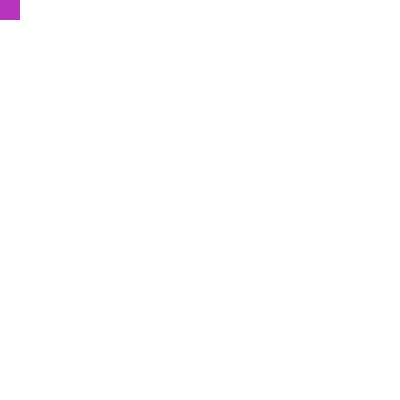
Frame 1 (no input)
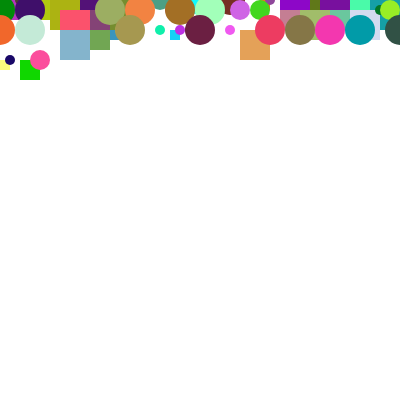
Frame 60 (no input)
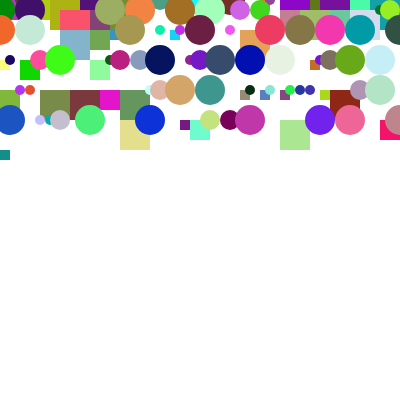
Frame 120 (the mouse pressed at the canvas centre since frame 60)

The p5.js sketch that drew these frames (run headless with seeded random() and noise() and a simulated clock; from frame 60 on, the mouse is pressed at the canvas centre):

// p5.js sketch
// ── sketch.js
// https://editor.p5js.org/jht9629-nyu/sketches/qGByTdQGf
// pattern-animation rect ellipse

let my = {};

function setup() {
  createCanvas(400, 400);
  my.x = 0;
  my.y = 0;
  strokeWeight(0);
  // frameRate(1);
}

function draw() {
  // uncomment to see animation
  // background(220);

  // Select a random color
  fill(random(255), random(255), random(255));

  // select random size
  let rz = random([10, 20, 30]);

  // draw a shape
  if (random([0, 1])) {
    rect(my.x, my.y, rz, rz);
  } else {
    ellipse(my.x, my.y, rz, rz);
  }

  // change the global variables for x,y location
  my.x += rz;
  if (my.x > width) {
    my.x = 0;
    my.y += rz;
    
    
    
    
    if (my.y > height) {
      my.y = 0;
    }
  }
}

// https://editor.p5js.org/jht9629-nyu/sketches/IO8kA4nVt
// pattern-animation random rz

// https://editor.p5js.org/jht9629-nyu/sketches/1Tc2xb_4m
// pattern-animation
// global variable x,y used to created pattern or animation
// of shape flowing from left to right, top to bottom of canvas
